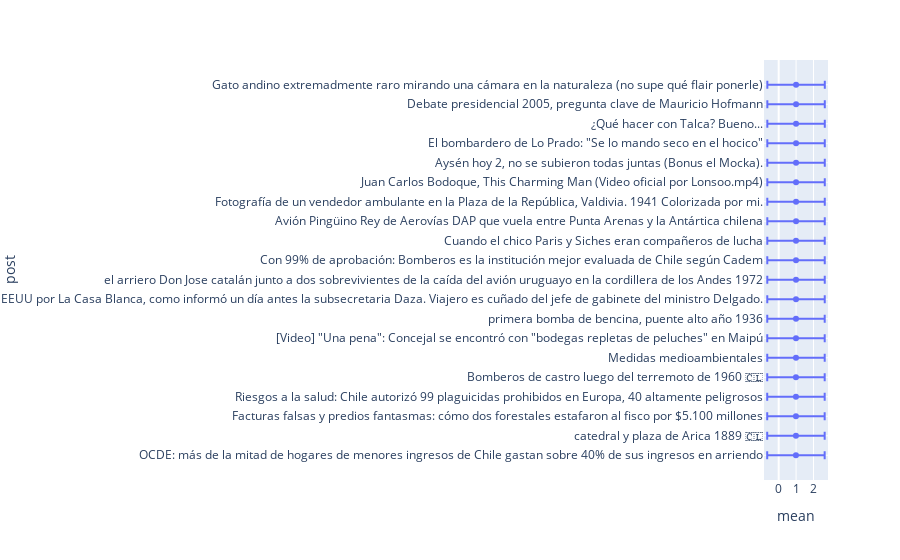

Notebook code cell kept with this figure:
### Code cell
r_order = order[::-1][-20:]
data_dic = {'mean':posterior_mean[r_order], 'std_err':std_err[r_order], 'post':ordered_post[::-1]}
df = pd.DataFrame(data=data_dic)
fig = px.scatter(df, x="mean", y="post", error_x="std_err")
fig.show()

### Figure 1 — Plotly figure (JSON) as saved in the notebook; plotly's stock layout.template omitted (floating-point values rounded to 4 significant figures)
{"data": [{"error_x": {"array": [1.65, 1.65, 1.65, 1.65, 1.65, 1.65, 1.65, 1.65, 1.65, 1.65, 1.65, 1.65, 1.65, 1.65, 1.65, 1.65, 1.65, 1.65, 1.65, 1.65]}, "hovertemplate": "mean=%{x}<br>post=%{y}<extra></extra>", "legendgroup": "", "marker": {"color": "#636efa", "symbol": "circle"}, "mode": "markers", "name": "", "orientation": "h", "showlegend": false, "type": "scatter", "x": [0.9907, 0.9915, 0.9917, 0.9921, 0.9926, 0.9934, 0.9939, 0.994, 0.9953, 0.9959, 0.9961, 0.9963, 0.9971, 0.9972, 0.9975, 0.9977, 0.9978, 0.9981, 0.9986, 0.9989], "xaxis": "x", "y": ["OCDE: más de la mitad de hogares de menores ingresos de Chile gastan sobre 40% de sus ingresos en arriendo", "catedral y plaza de Arica 1889 🇨🇱", "Facturas falsas y predios fantasmas: cómo dos forestales estafaron al fisco por $5.100 millones", "Riesgos a la salud: Chile autorizó 99 plaguicidas prohibidos en Europa, 40 altamente peligrosos", "Bomberos de castro luego del terremoto de 1960 🇨🇱", "Medidas medioambientales", "[Video] \"Una pena\": Concejal se encontró con \"bodegas repletas de peluches\" en Maipú", "primera bomba de bencina, puente alto año 1936", "#AlertaT13 | Gobierno reconoce que padre de bebé con cepa Delta no fue invitado a EEUU por La Casa Blanca, como informó un día antes la subsecretaria Daza. Viajero es cuñado del jefe de gabinete del ministro Delgado.", "el arriero Don Jose catalán junto a dos sobrevivientes de la caída del avión uruguayo en la cordillera de los Andes 1972", "Con 99% de aprobación: Bomberos es la institución mejor evaluada de Chile según Cadem", "Cuando el chico Paris y Siches eran compañeros de lucha", "Avión Pingüino Rey de Aerovías DAP que vuela entre Punta Arenas y la Antártica chilena", "Fotografía de un vendedor ambulante en la Plaza de la República, Valdivia. 1941 Colorizada por mi.", "Juan Carlos Bodoque, This Charming Man (Video oficial por Lonsoo.mp4)", "Aysén hoy 2, no se subieron todas juntas (Bonus el Mocka).", "El bombardero de Lo Prado: \"Se lo mando seco en el hocico\"", "¿Qué hacer con Talca? Bueno...", "Debate presidencial 2005, pregunta clave de Mauricio Hofmann", "Gato andino extremadmente raro mirando una cámara en la naturaleza (no supe qué flair ponerle)"], "yaxis": "y"}], "layout": {"legend": {"tracegroupgap": 0}, "margin": {"t": 60}, "xaxis": {"anchor": "y", "domain": [0, 1], "title": {"text": "mean"}}, "yaxis": {"anchor": "x", "domain": [0, 1], "title": {"text": "post"}}}}
